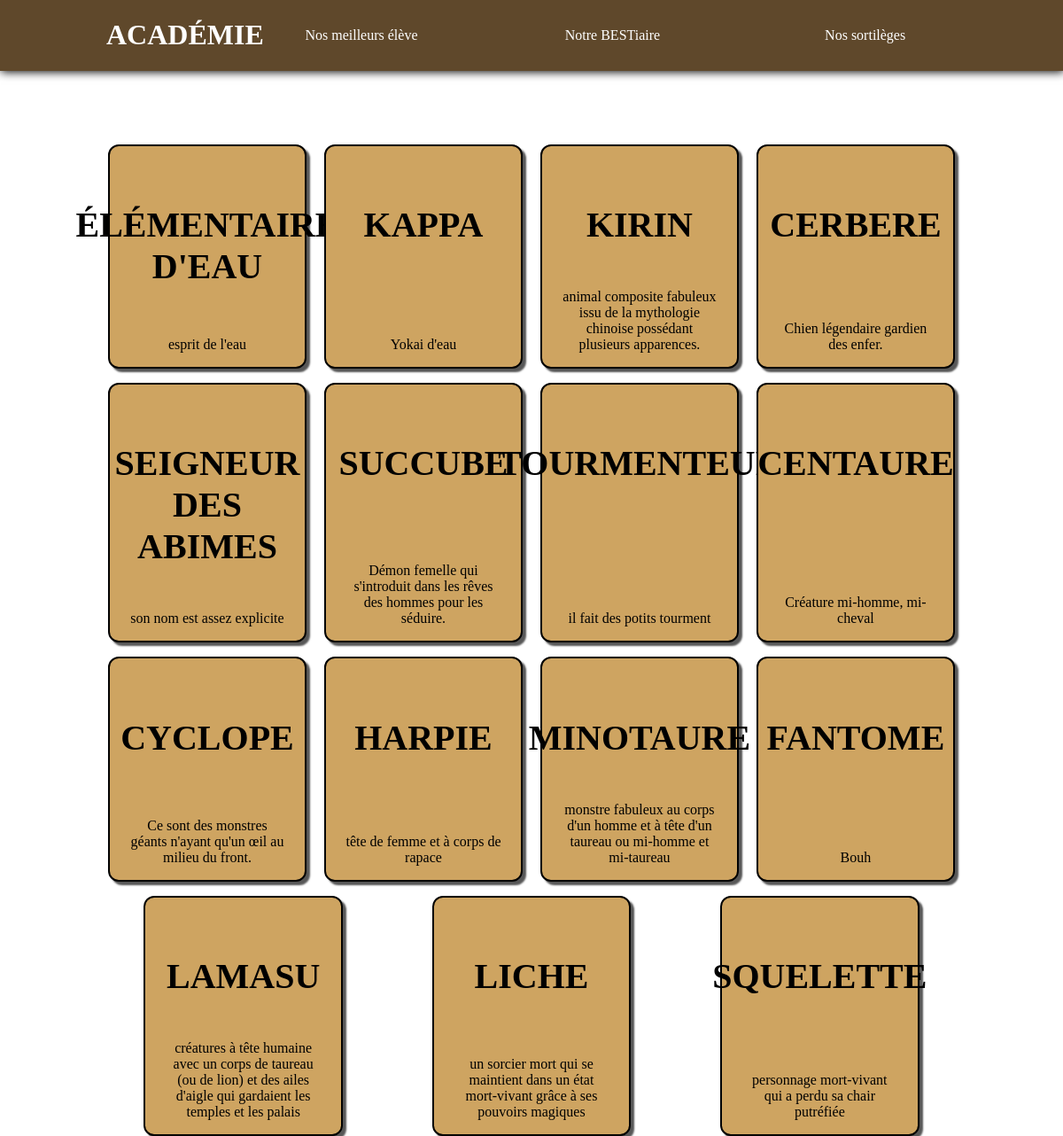
The page /bestiaire.php on the database its author committed.
### tables this page shows
CREATE TABLE `images` (
  `id_image` int NOT NULL,
  `nom_fichier` varchar(255) NOT NULL,
  `id_codex` int DEFAULT NULL,
  `id_bestiaire` int DEFAULT NULL
);

CREATE TABLE `bestiaire` (
  `id_bestiaire` int NOT NULL,
  `nom` varchar(255) NOT NULL,
  `description` varchar(255) NOT NULL,
  `type` varchar(255) NOT NULL,
  `createur` int NOT NULL
);

### bestiaire.php (the view, shortened to what this page needs)
<?php include "init.php"; ?>
<?php
$requestBestiaire = $bdd->prepare('
    SELECT bestiaire.id_bestiaire, bestiaire.nom, bestiaire.description, bestiaire.createur, images.nom_fichier
    FROM bestiaire
    LEFT JOIN images ON bestiaire.id_bestiaire = images.id_bestiaire
    LEFT JOIN user ON bestiaire.createur = user.id_user
');
$requestBestiaire->execute();
?>
<!DOCTYPE html>
<html lang="fr">
<head>
    <link rel="stylesheet" href="assets/css/style.css">
</head>
<body>
<?php include "header.php"; ?>
<main>
    <div class="container">
    </div>
    <div class="container" id="list">
        <?php while ($data = $requestBestiaire->fetch()): ?>
            <div class="container">
            <h2><?= html_entity_decode($data['nom']) ?></h2>
            <p><?= html_entity_decode($data['description']) ?></p>
        </div>
        <?php endwhile; ?>
    </div>
</main>
</body>
</html>

### header.php (shortened to what this page needs)
<!DOCTYPE html>
<html lang="en">
<head>
    <link rel="stylesheet" href="assets/css/style.css">
</head>
<body>
    <header>
        <div class="container">
            <h1><a href="index.php">Académie</a></h1>
            <nav>
                <ul>
                    <li><a href="user.php">Nos meilleurs élève</a></li>
                    <li><a href="bestiaire.php">Notre BESTiaire</a></li>
                    <li><a href="codex.php">Nos sortilèges</a></li>
                </ul>
            </nav>
        </div>
    </header>
</body>
</html>

### assets/css/style.css (style rules this page uses)
body header { background-color: rgb(95, 72, 43); box-shadow: 1px 1px 10px black; }
body header .container { display: flex; justify-content: space-around; align-items: center; }
body header .container h1 a { text-transform: uppercase; color: white; }
body header .container nav ul { display: flex; justify-content: space-around; width: 100%; }
body header .container nav ul li { width: 35vh; list-style: none; }
body header .container nav ul li a { text-decoration: none; color: white; }
body { margin: 0; padding: 0; background-image: url("../img/OIP.jpg"); background-size: cover; background-position: center; }
.container { width: 80%; margin: 0 auto; padding: 0; }
a { text-decoration: none; }
h2 { font-size: 40px; }
main .container { padding-top: 2em; }
main #list { display: flex; justify-content: center; flex-wrap: wrap; gap: 2vh; }
main #list .container { border: 2px solid black; width: 23%; box-shadow: 4px 4px 2px rgb(87, 87, 87); display: flex; align-items: center; flex-direction: column; background-color: rgb(206, 164, 97); border-radius: 12px; justify-content: space-between; }
main #list .container h2 { text-transform: uppercase; text-align: center; }
main #list .container p { text-align: center; width: 80%; }

### rows shown on the page
images: id_bestiaire.nom "ÉLÉMENTAIRE D'EAU", id_bestiaire.description "esprit de l'eau"
images: id_bestiaire.nom "KAPPA", id_bestiaire.description "Yokai d'eau"
images: id_bestiaire.nom "KIRIN", id_bestiaire.description "animal composite fabuleux issu de la mythologie chinoise possédant plusieurs apparences."
images: id_bestiaire.nom "CERBERE", id_bestiaire.description "Chien légendaire gardien des enfer."
images: id_bestiaire.nom "SEIGNEUR DES ABIMES", id_bestiaire.description "son nom est assez explicite"
images: id_bestiaire.nom "SUCCUBE", id_bestiaire.description "Démon femelle qui s'introduit dans les rêves des hommes pour les séduire."
images: id_bestiaire.nom "TOURMENTEUR", id_bestiaire.description "il fait des potits tourment"
images: id_bestiaire.nom "CENTAURE", id_bestiaire.description "Créature mi-homme, mi-cheval"
images: id_bestiaire.nom "CYCLOPE", id_bestiaire.description "Ce sont des monstres géants n'ayant qu'un œil au milieu du front."
images: id_bestiaire.nom "HARPIE", id_bestiaire.description "tête de femme et à corps de rapace"
images: id_bestiaire.nom "MINOTAURE", id_bestiaire.description "monstre fabuleux au corps d'un homme et à tête d'un taureau ou mi-homme et mi-taureau"
images: id_bestiaire.nom "FANTOME", id_bestiaire.description "Bouh"
images: id_bestiaire.nom "LAMASU", id_bestiaire.description "créatures à tête humaine avec un corps de taureau (ou de lion) et des ailes d'aigle qui gardaient les temples et les palais"
images: id_bestiaire.nom "LICHE", id_bestiaire.description "un sorcier mort qui se maintient dans un état mort-vivant grâce à ses pouvoirs magiques"
images: id_bestiaire.nom "SQUELETTE", id_bestiaire.description "personnage mort-vivant qui a perdu sa chair putréfiée"
